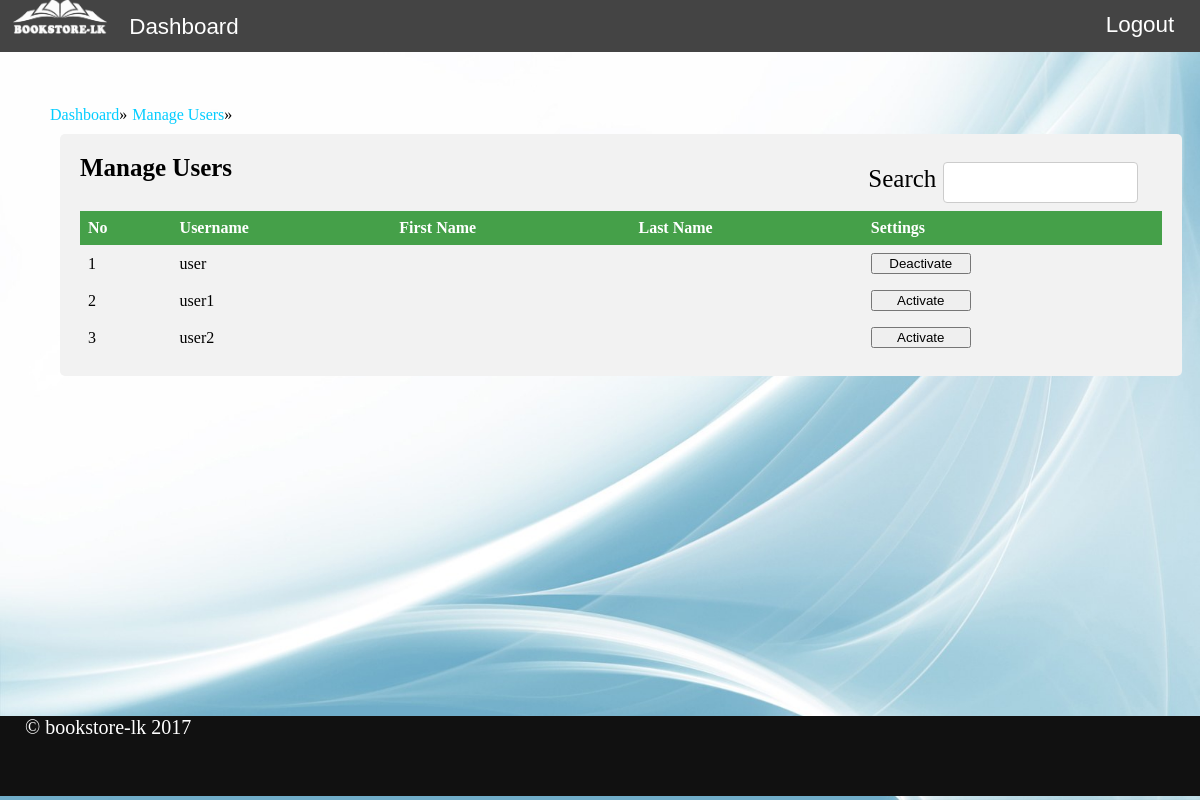
Before: /manage_users.php (signed in) with the older database file.
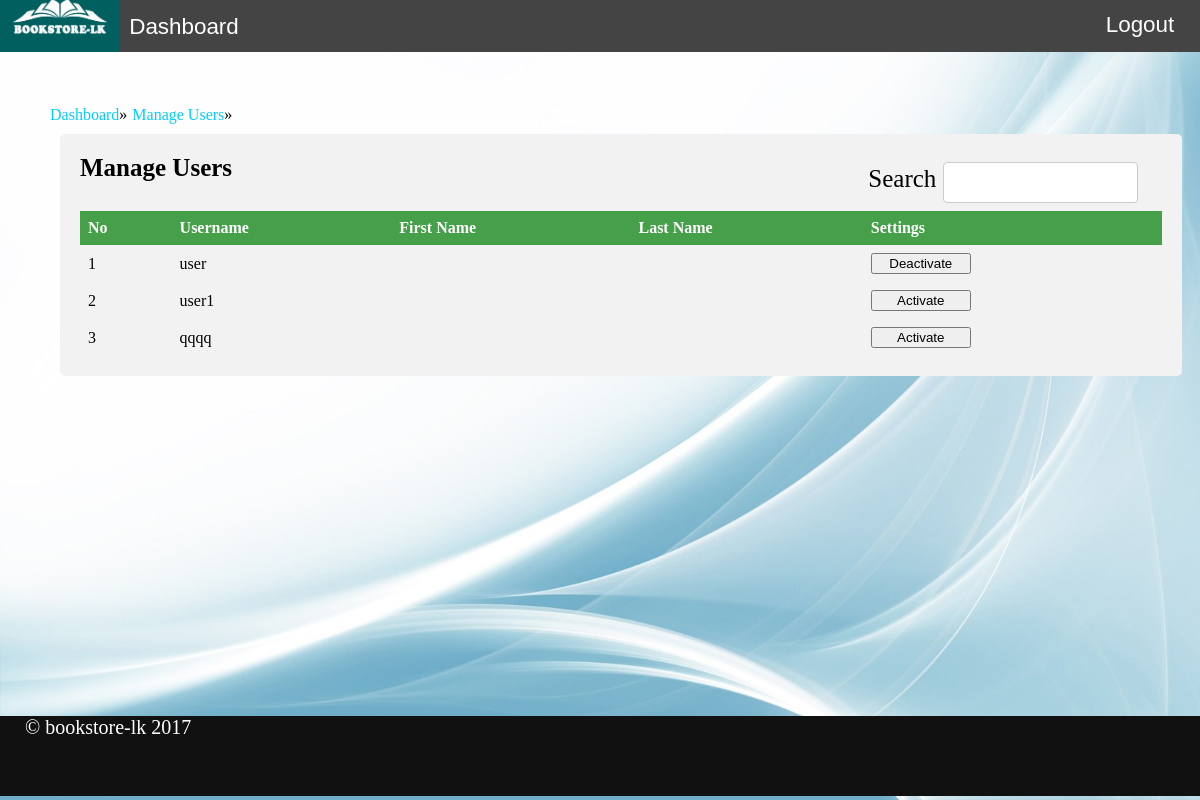
After: the same page with the newer database file.
### tables this page shows
CREATE TABLE `user` (
  `id` int(11) NOT NULL,
  `username` varchar(100) NOT NULL,
  `password` varchar(100) NOT NULL,
  `role` int(11) NOT NULL DEFAULT '2',
  `active` int(11) NOT NULL DEFAULT '0',
  `token` varchar(100) NOT NULL
);

### classes/Config.php (called while the page is built)
<?php
class Config {
    public static function get($path = null){
        if($path){
            $config = $GLOBALS['config'];
            $path = explode('/',$path);
            foreach($path as $bit){
                if(isset($config[$bit])){
                    $config = $config[$bit];
                }
            }
            return $config;
        }
        return false;
    }
}

### classes/DB.php (called while the page is built, shortened)
<?php
class DB {
    private static $_instance = null;
    private $_pdo,
            $_query,
            $_results,
            $_error = false,
            $_count = 0;
    private function __construct(){
        try{
            $this->_pdo = new PDO('mysql:host='.Config::get('mysql/host').';dbname='.Config::get('mysql/db'),Config::get('mysql/username'),Config::get('mysql/password'));
        }catch (PDOException $e){
            die($e->getMessage());
        }
    }
    public static function getInstance(){
        if(!isset(self::$_instance)){
            self::$_instance = new DB();
        }
        return self::$_instance;
    }
    public function query($sql, $params = array()){
        if ($this->_query = $this->_pdo->prepare($sql)) {
            $x = 1;
            if (count($params)) {
                foreach ($params as $param) {
                    $this->_query->bindValue($x, $param);
                    $x++;
                }
            }
            if ($this->_query->execute()) {
                $this->_results = $this->_query->fetchAll(PDO::FETCH_OBJ);
                $this->_count = $this->_query->rowCount();
            } else {
                $this->_error = true;
            }
        }
        return $this;
    }
    public function results(){
        return $this->_results;
    }
    public  function count(){
        return $this->_count;
    }
}

### auth.php (called while the page is built, shortened)
<?php
if (Session::exists('user')) {
    $user = new User();
} else {
    $user = new User();
}

### classes/User.php (called while the page is built, shortened)
<?php
class User
{
    private $_db,
        $_data,
        $_sessionName,
        $_cookieName,
        $_isLoggedIn;
    public function __construct($user = null)
    {
        $this->_db = DB::getInstance();
    }
    public function auth($username, $token)
    {
        $this->_db->query('SELECT * FROM user WHERE username = ? AND token = ? AND active = 1', array($username, $token));
        if ($this->_db->count()) {
            return 1;
        }
        return 0;
    }
    public function getUsers()
    {
        $users = array();
        $this->_db->query('SELECT * FROM user WHERE role = ? ', array(2));
        foreach ($this->_db->results() as $u) {
            $users[] = $u;
        }
        return $users;
    }
}

### manage_users.php (the view, shortened to what the changed rows need)
<?php
include_once 'auth.php';
?>
<!DOCTYPE html>
<html lang="en">
<?php include_once 'includes/header.php' ?>
<body>
<?php
$users = $user->getUsers();
?>
<div class="content">
    <div class="panel_background col-11">
        <div class="panel_body" style="max-height: 350px;min-width: 100%;overflow: auto">
            <table class="table">
                <thead>
                <tr>
                    <th>No</th>
                    <th>Username</th>
                    <th>First Name</th>
                    <th>Last Name</th>
                    <th>Settings</th>
                </tr>
                </thead>
                <tbody>
                <?php
                $i = 0;
                foreach ($users as $u) {
                    $i++;
                    ?>
                    <tr id="<?php echo "tr".$u->id?>" class="trcls">
                        <td><?php echo $i ?></td>
                        <td><?php echo $u->username ?></td>
                        <td><?php echo $u->fname ?></td>
                        <td><?php echo $u->lname ?></td>
                        <td>
                            <?php
                            if ($u->active == 1) {
                                ?>
                                <a href="manage_user_process.php?id=<?php echo $u->id ?>&set=0"
                                   style="text-decoration: none" onclick="return confirm('Are You Sure?')">
                                    <button class="btn btn-danger btn-sm" style="width: 100px">Deactivate</button>
                                </a>
                                <?php
                            } else {
                                ?>
                                <a href="manage_user_process.php?id=<?php echo $u->id ?>&set=1"
                                   style="text-decoration: none" onclick="return confirm('Are You Sure?')">
                                    <button class="btn btn-success btn-sm" style="width: 100px">Activate</button>
                                </a>
                                <?php
                            }
                            ?>
                        </td>
                    </tr>
                    <?php
                }
                ?>
                </tbody>
            </table>
        </div>
    </div>
</div>
</body>
</html>

Changed rows visible on the page:
removed user: username "user2"
added user: username "qqqq"
